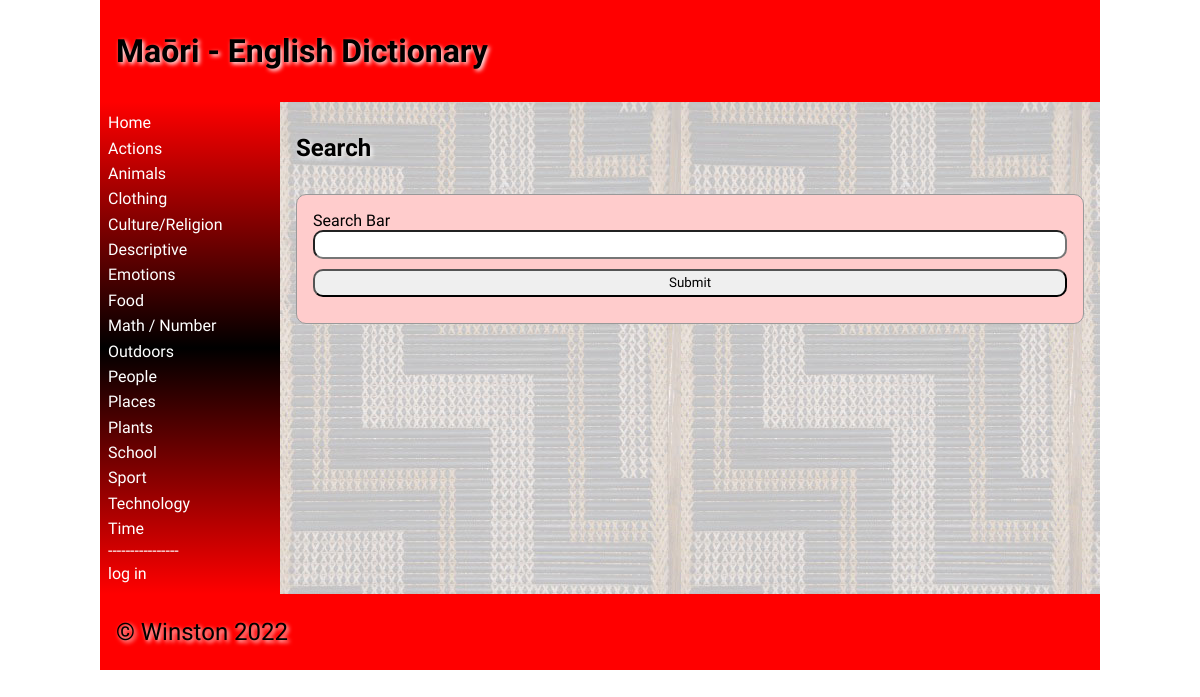
/, run on an earlier commit of the app's database.
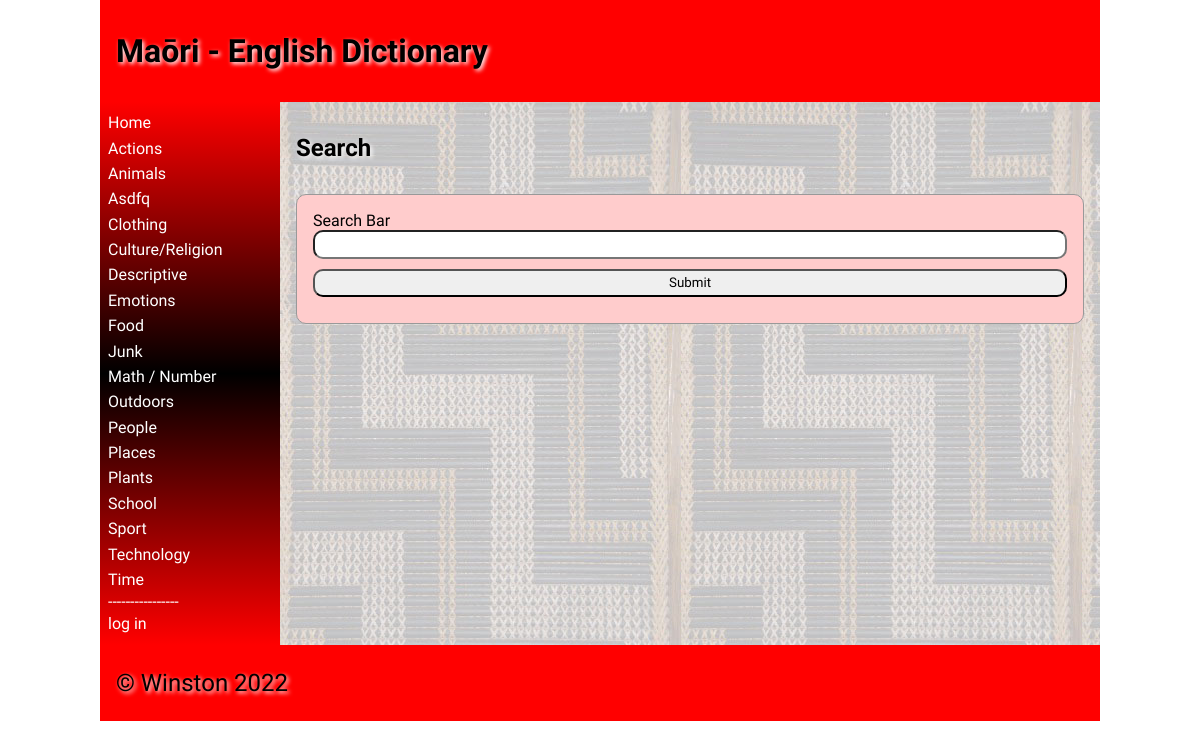
And on a later commit of the database.
### tables this page shows
CREATE TABLE category
(
	id integer
		constraint category_pk
			primary key autoincrement,
	category varchar(30)
);

### app.py (the view)
@app.route('/', methods=['POST', 'GET'])
def main():  # renders the homepage witch contains a search bar
    if request.method == "GET":
        search = str("{}{}".format(request.args.get('Search'), "%"))  # pulls data from the url
        con = create_connection(DATABASE)
        query = "SELECT * FROM wordbank WHERE english LIKE ? OR maori LIKE ?"  # selects data form maori and english
        cur = con.cursor()
        cur.execute(query, (search, search))  # column that is similar to a variable
        search_results = cur.fetchall()  # and puts it into a list
        con.close()
        if len(search_results) == 0 and search == "None%":  # checks if the query actually finds
            search_results = "Empty"
        elif len(search_results) == 0:   # checks if the query actually finds
            search_results = "None"
    print(search_results)
    return render_template("home.html", categories=categories(), logged_in=is_logged_in(),
                           Search_results=search_results, is_admin=is_admin())

### app.py (called while the page is built)
def create_connection(db_file):  # creates the general function to connect to the database
    try:
        connection = sqlite3.connect(db_file)
        connection.execute('pragma foreign_keys=ON')
        return connection
    except Error as error:
        print(error)
    return None

def is_logged_in():  # creates the function to show if someone is logged in
    if session.get('email') is None:
        print("not logged in ")
        return False
    else:
        print("logged in")
        return True

def is_admin():  # creates the function to show if someone has admin rights
    if session.get('admin') != 1:
        print("denied")
        return False
    else:
        return True

def categories():  # queries category and id columns into a list
    con = create_connection(DATABASE)
    query = "SELECT category,id FROM category ORDER BY category ASC"
    cur = con.cursor()
    cur.execute(query)
    category_list = cur.fetchall()
    con.close()
    return category_list

### templates/home.html (shortened to what this page needs)
{% extends 'base.html' %}
{% block heading %}Maōri - English Dictionary{% endblock %}
{% block main %}
    <h2>Search</h2>
    <form class = "dataForm" method = "GET">
        <div class ="form-group">
            <div class ="form-label">Search Bar</div>
                <div class = "form-element"><input type = "search" name ="Search" id = "Search" required MAXLENGTH="30"></div>
        </div>
        <div class ="form-group">
                <div class ="form-element"><input type = "submit" value="Submit"></div>
        </div>
    </form>
    {% if Search_results == "Empty" %}
        <p></p>
    {% elif Search_results == "None" %}
        <p>Nothing found, make sure you spelt it correctly!</p>
    {% endif %}
{% endblock %}

### templates/base.html (shortened to what this page needs)
<!doctype html>
<html lang="en">
<head>
	<link href="{{ url_for('static', filename='css/style.css') }}" rel="stylesheet">
</head>
<body>
	<div id="container">
		<header>
			<h1>{% block heading %}{% endblock %}</h1>
		</header>
		<nav>
			<ul>
                <li><a href="\">Home</a></li>
                {% for category in categories %}
                    <li><a href="/category/{{ category[1] }}">{{ category[0] }}</a></li>
                {% endfor %}
                <div class = 'seperator'> ---------------- </div>
                {% if logged_in %}
                     <li><a href = "/logout">log out</a></li>
                {% else %}
                    <li><a href = "/login">log in</a></li>
                {% endif %}
			</ul>
		</nav>
		<main>
            {% block main%}{% endblock %}
        </main>
		<footer>
			<p>
				&copy; Winston 2022
			</p>
		</footer>
	</div>
</body>
</html>

What changed in the data, as far as the page shows it:
added category: category "Asdfq"
added category: category "Junk"
